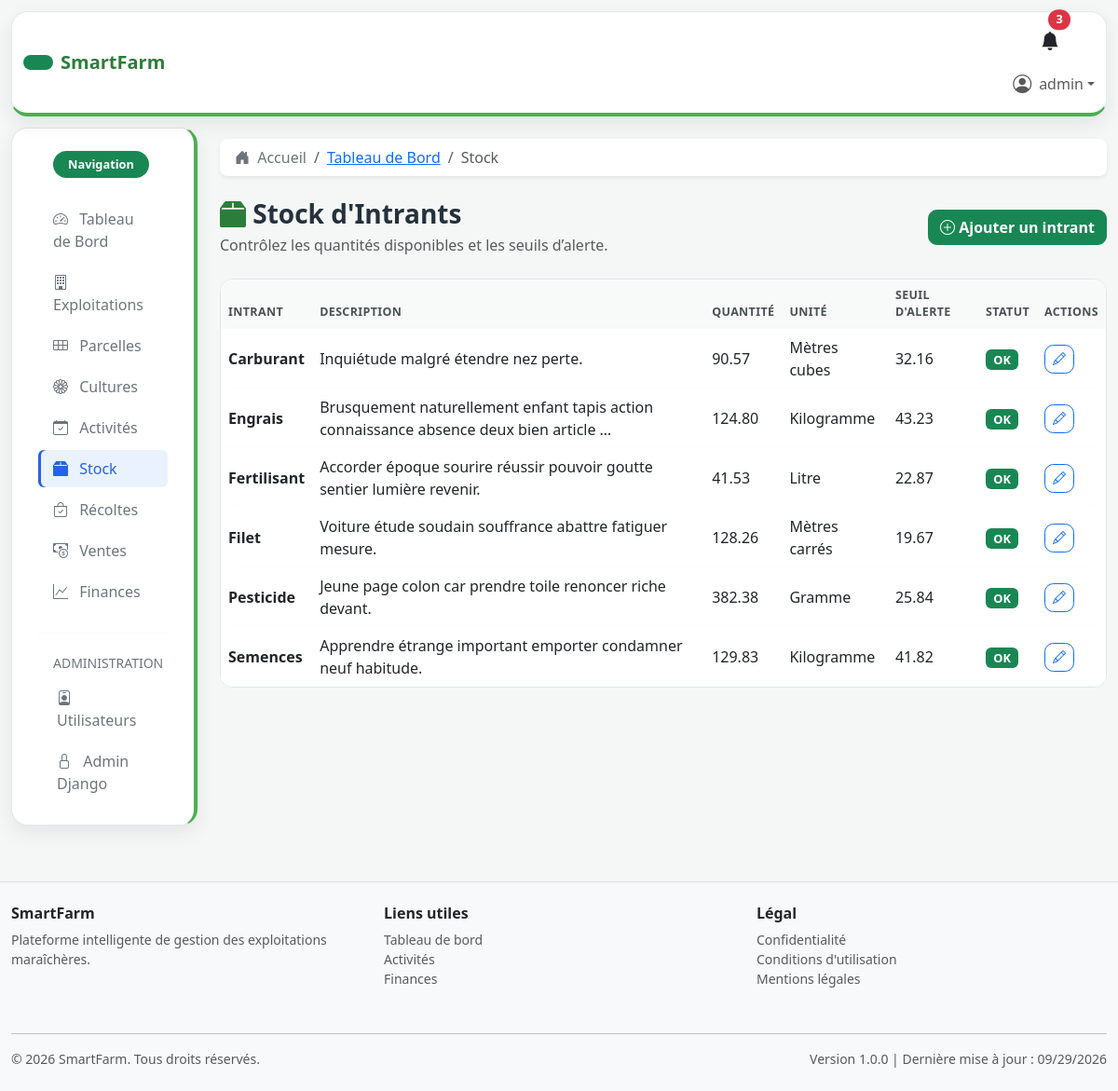
/stock/ (signed in), run on an earlier commit of the app's database.
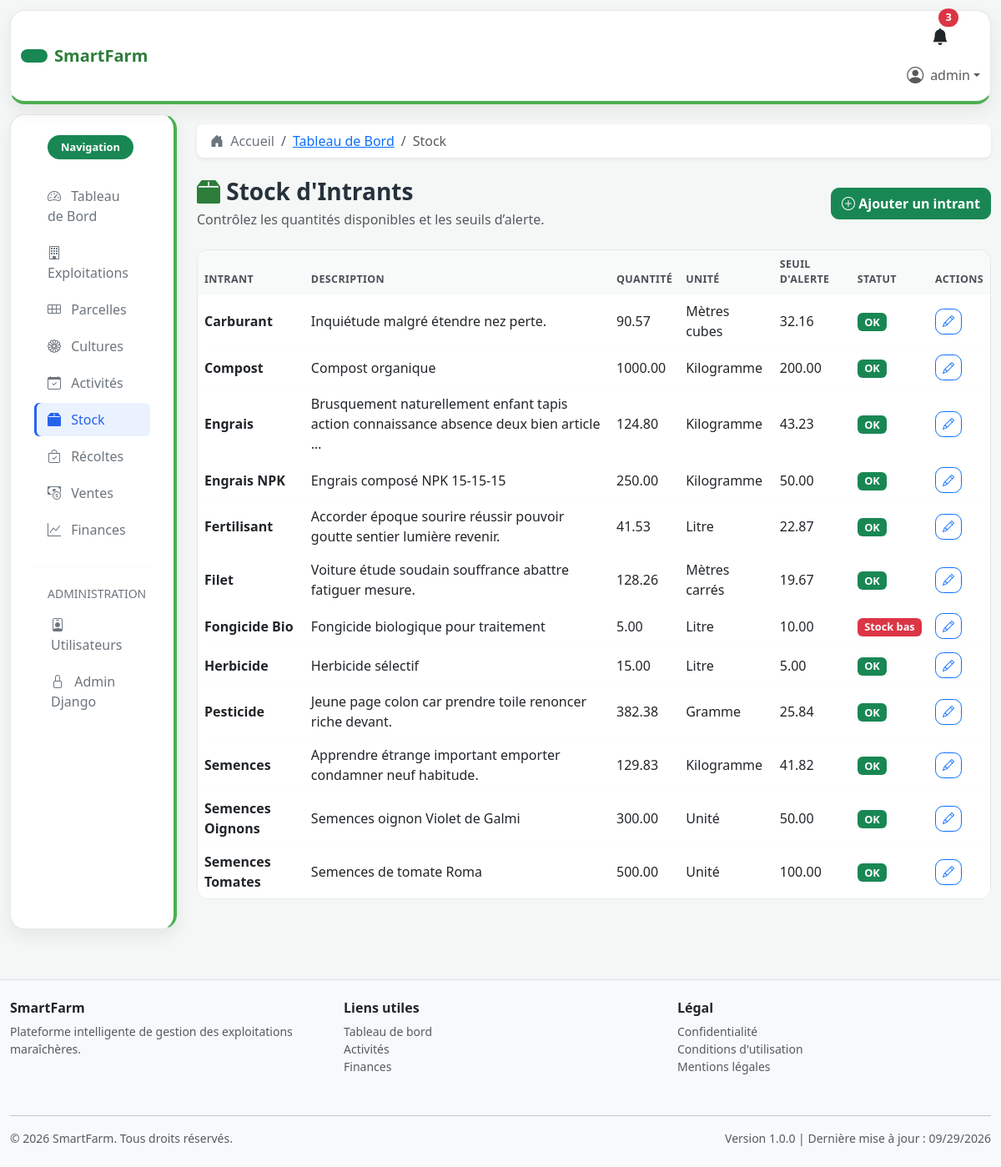
And on a later commit of the database.
### stock/models.py (models this page shows, shortened)
class Intrant(models.Model):
    UNITE_CHOICES = [
        ('kg', 'Kilogramme'),
        ('g', 'Gramme'),
        ('l', 'Litre'),
        ('unite', 'Unité'),
        ('m2', 'Mètres carrés'),
        ('m3', 'Mètres cubes'),
    ]
    nom = models.CharField(max_length=150, help_text="Nom de l'intrant")
    description = models.TextField(blank=True, help_text="Description de l'intrant")
    quantite = models.DecimalField(max_digits=10, decimal_places=2, default=0, help_text="Quantité disponible")
    unite = models.CharField(max_length=10, choices=UNITE_CHOICES, default='kg', help_text="Unité de mesure")
    seuil_alerte = models.DecimalField(max_digits=10, decimal_places=2, null=True, blank=True, help_text="Seuil de stock bas")
    date_creation = models.DateTimeField(auto_now_add=True, help_text="Date de création")
    date_modification = models.DateTimeField(auto_now=True, help_text="Date de dernière modification")
    class Meta:
        verbose_name = 'Intrant'
        verbose_name_plural = 'Intrants'
        ordering = ['nom']

### stock/views.py (the view)
# urls.py: path('', views.IntrantListView.as_view(), name='liste_intrants'),
class IntrantListView(LoginRequiredMixin, ListView):
    model = Intrant
    template_name = 'stock/liste_intrants.html'
    context_object_name = 'intrants'
    paginate_by = 20
    def get_queryset(self):
        queryset = Intrant.objects.all()
        recherche = self.request.GET.get('q')
        if recherche:
            queryset = queryset.filter(models.Q(nom__icontains=recherche) | models.Q(description__icontains=recherche))
        return queryset.order_by('nom')

### templates/stock/liste_intrants.html (shortened to what this page needs)
{% extends 'base.html' %}
{% load static %}
{% block breadcrumbs %}
    <li class="breadcrumb-item"><a href="{% url 'dashboard:accueil' %}">Tableau de Bord</a></li>
    <li class="breadcrumb-item active">Stock</li>
{% endblock %}
{% block content %}
<div class="row list-page-header mb-4 align-items-center">
    <div class="col-md-8">
        <h1 class="h3 mb-0">
            <i class="bi bi-box2-fill text-success"></i> Stock d'Intrants
        </h1>
        <p class="text-muted mb-0 mt-1">Contrôlez les quantités disponibles et les seuils d’alerte.</p>
    </div>
    <div class="col-md-4 text-md-end">
        <a href="{% url 'stock:ajouter_intrant' %}" class="btn btn-success">
            <i class="bi bi-plus-circle"></i> Ajouter un intrant
        </a>
    </div>
</div>
<div class="row mb-4">
    <div class="col-md-12">
        <div class="card data-card">
            <div class="table-responsive">
                <table class="table table-hover mb-0">
                    <thead class="table-light">
                        <tr>
                            <th>Intrant</th>
                            <th>Description</th>
                            <th>Quantité</th>
                            <th>Unité</th>
                            <th>Seuil d'alerte</th>
                            <th>Statut</th>
                            <th>Actions</th>
                        </tr>
                    </thead>
                    <tbody>
                        {% for intrant in intrants %}
                        <tr>
                            <td><strong>{{ intrant.nom }}</strong></td>
                            <td>{{ intrant.description|truncatewords:10 }}</td>
                            <td>{{ intrant.quantite }}</td>
                            <td>{{ intrant.get_unite_display }}</td>
                            <td>{{ intrant.seuil_alerte|default:"-" }}</td>
                            <td>
                                {% if intrant.seuil_alerte and intrant.quantite <= intrant.seuil_alerte %}
                                    <span class="badge bg-danger">Stock bas</span>
                                {% else %}
                                    <span class="badge bg-success">OK</span>
                                {% endif %}
                            </td>
                            <td>
                                <a href="{% url 'stock:modifier_intrant' intrant.pk %}" class="btn btn-sm btn-outline-primary"><i class="bi bi-pencil"></i></a>
                            </td>
                        </tr>
                        {% empty %}
                        <tr>
                            <td colspan="7" class="text-center text-muted py-4">Aucun intrant trouvé.</td>
                        </tr>
                        {% endfor %}
                    </tbody>
                </table>
            </div>
        </div>
    </div>
</div>
{% endblock %}

What changed in the data, as far as the page shows it:
added Intrant: nom "Compost", description "Compost organique", quantite "1000.00", unite "Kilogramme", seuil_alerte "200.00", shows "OK"
added Intrant: nom "Engrais NPK", description "Engrais composé NPK 15-15-15", quantite "250.00", unite "Kilogramme", seuil_alerte "50.00", shows "OK"
added Intrant: nom "Fongicide Bio", description "Fongicide biologique pour traitement", quantite "5.00", unite "Litre", seuil_alerte "10.00", shows "Stock bas"
added Intrant: nom "Herbicide", description "Herbicide sélectif", quantite "15.00", unite "Litre", seuil_alerte "5.00", shows "OK"
added Intrant: nom "Semences Oignons", description "Semences oignon Violet de Galmi", quantite "300.00", unite "Unité", seuil_alerte "50.00", shows "OK"
added Intrant: nom "Semences Tomates", description "Semences de tomate Roma", quantite "500.00", unite "Unité", seuil_alerte "100.00", shows "OK"
